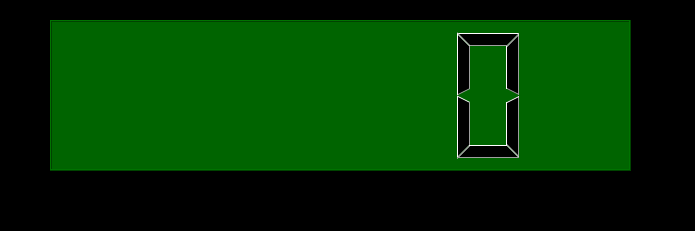
<?xml version="1.0" encoding="UTF-8"?>
<ui version="4.0">
 <class>MainWindow</class>
 <widget class="QMainWindow" name="MainWindow">
  <property name="geometry">
   <rect>
    <x>0</x>
    <y>0</y>
    <width>695</width>
    <height>231</height>
   </rect>
  </property>
  <property name="windowTitle">
   <string>MainWindow</string>
  </property>
  <property name="styleSheet">
   <string notr="true">QWidget {

background-color: black;

}</string>
  </property>
  <widget class="QWidget" name="centralwidget">
   <widget class="QLCDNumber" name="lcdNumber">
    <property name="geometry">
     <rect>
      <x>50</x>
      <y>20</y>
      <width>581</width>
      <height>151</height>
     </rect>
    </property>
    <property name="styleSheet">
     <string notr="true">QLCDNumber {

background: darkgreen;


}</string>
    </property>
   </widget>
  </widget>
  <widget class="QMenuBar" name="menubar">
   <property name="geometry">
    <rect>
     <x>0</x>
     <y>0</y>
     <width>695</width>
     <height>26</height>
    </rect>
   </property>
  </widget>
  <widget class="QStatusBar" name="statusbar"/>
 </widget>
 <resources/>
 <connections/>
</ui>
